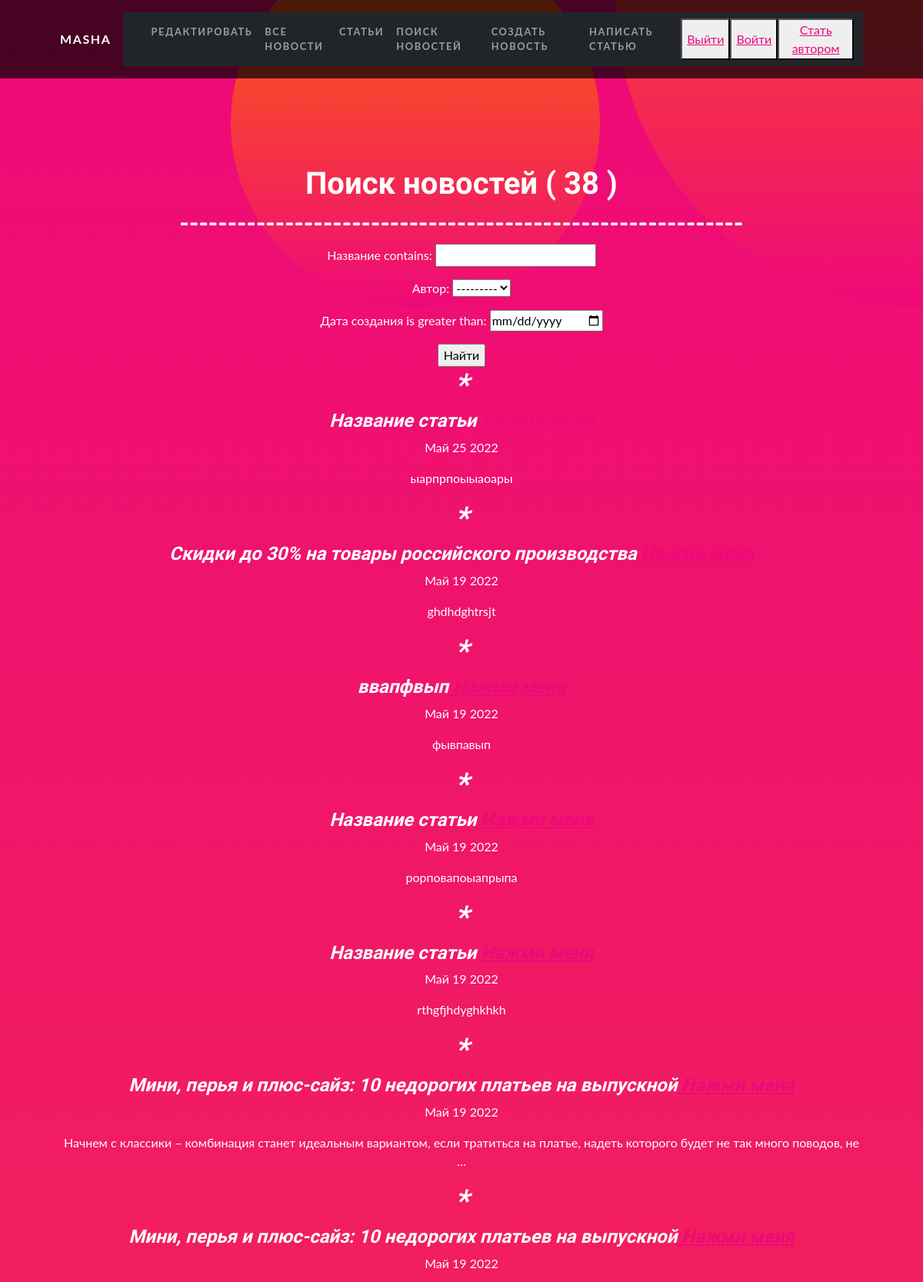
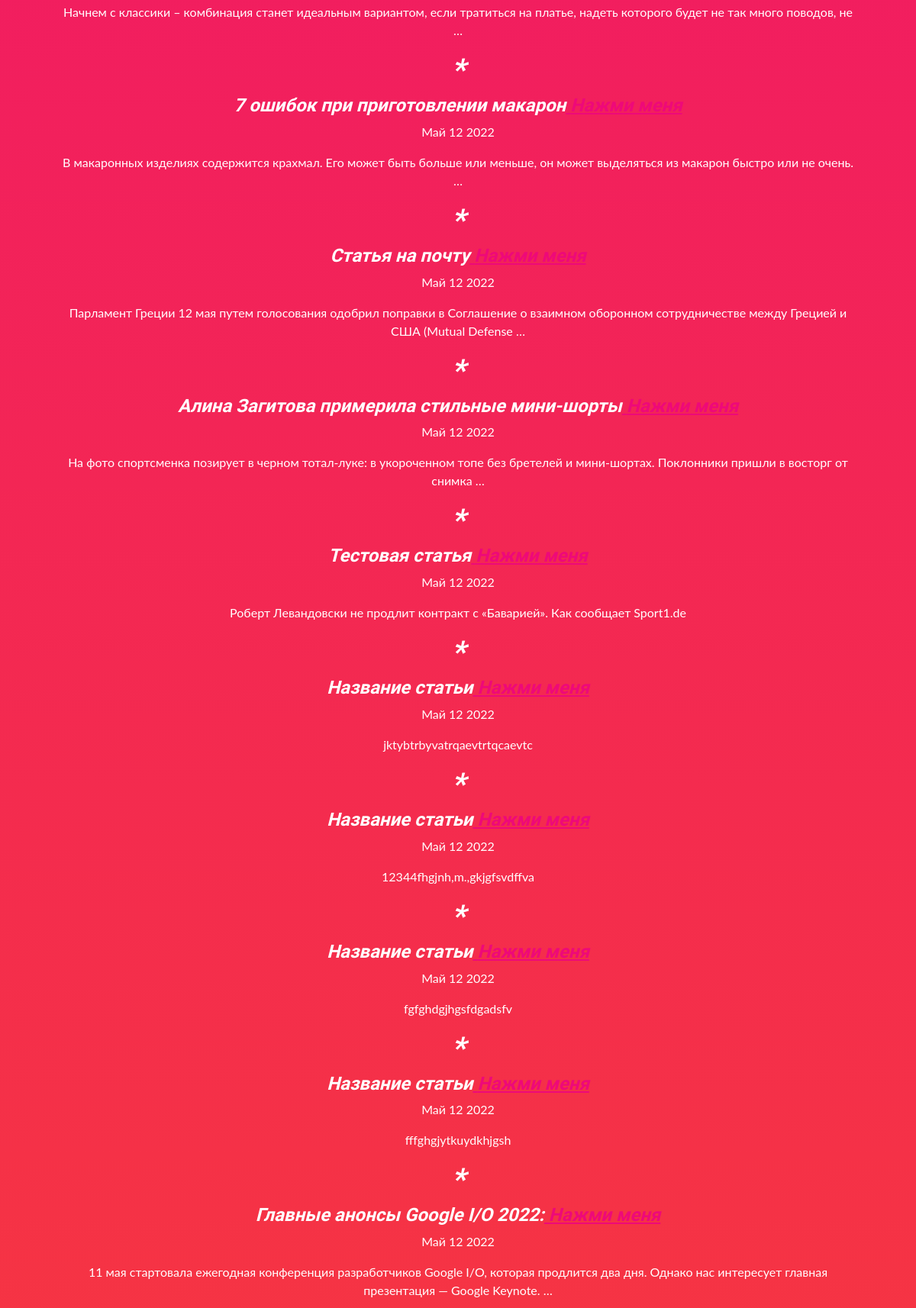
/news/search/ (signed in, upper part), run on the app's committed database (2 pictures, top to bottom).
### news/models.py (models this page shows, shortened)
class Post(models.Model):
    author = models.ForeignKey(Author, on_delete=models.CASCADE, verbose_name='Автор')
    NEWS = 'NW'
    ARTICLE = 'AR'
    CATEGORY_CHOICES = (
        ('NW', 'Новость'),
        ('AR', 'Статья'),
    )
    categoryType = models.CharField(max_length=2, choices=CATEGORY_CHOICES, default='AR')
    ti = models.DateTimeField(auto_now_add=True, verbose_name='Дата создания')
    postCategory = models.ManyToManyField('Category', through='PostCategory', verbose_name='Категория')
    title = models.CharField(max_length=128, default="Название статьи", verbose_name='Название')
    content = models.TextField(verbose_name='Текст')
    rating = models.SmallIntegerField(default=0, verbose_name='Рейтинг')
    class Meta:
        verbose_name = 'Новость'
        verbose_name_plural = 'Новости'

### news/views.py (the view)
# urls.py: path('search/', PostListSearch.as_view(), name='news_search'),
class PostListSearch(LoginRequiredMixin, ListView):
    model = Post
    ordering = '-ti'
    template_name = 'newsSearch.html'
    context_object_name = 'posts'
    def get_queryset(self):
        queryset = super().get_queryset()
        self.filterset = PostFilter(self.request.GET, queryset)
        return self.filterset.qs
    def get_context_data(self, **kwargs):
        context = super().get_context_data(**kwargs)
        context['time_now'] = datetime.utcnow()
        context['filterset'] = self.filterset
        context['is_not_authors'] = not self.request.user.groups.filter(name='authors').exists()
        return context

### news/models.py (called while the page is built)
    def __str__(self):
        return f'{self.authorUser}'

### news/templatetags/custom_filters.py (called while the page is built)
@register.filter()
def censor(value):
   badWords = ['животное', 'Животное', 'Нацики', 'нацики', 'Киев', 'киев', 'Бойцы']
   """
   value: значение, к которому нужно применить фильтр

   """
   for word in badWords:
      value = value.replace(word, word[:1]+'*' * (len(word)-1))
   return f'{value}'

### templates/newsSearch.html (shortened to what this page needs)
{% extends 'flatpages/default.html' %}
{% load custom_filters %}
{% block content %}
<h1>Поиск новостей ( {{ posts|length}} ) </h1>
<h2>-----------------------------------------------------------</h2>
<form action="" method="get">
    {{filterset.form.as_p }}
    <input type="submit" value="Найти">
</form>
    {% for post in posts %}
    <i><h1>*</h1><h4>{{ post.title|censor }}<a href="/news/{{ post.id }}"> Нажми меня </a> </h4></i>
    <a>{{ post.ti|date:'M d Y' }}</a><p></p>
    <a>{{ post.content|truncatewords:20|censor}}</a><p></p>
    {% endfor %}
{% endblock content %}

### templates/flatpages/default.html (shortened to what this page needs)
<!DOCTYPE html>
<html lang="en">
    <head>
        {% load static %}
        <link href="{% static 'css/styles.css' %}" rel="stylesheet" />
    </head>
    <body id="page-top">
        <nav class="navbar navbar-expand-lg navbar-dark navbar-custom fixed-top">
            <div class="container px-5">
                <a class="navbar-brand" href="#page-top"> {{request.user.username}}</a>
                <div class="collapse navbar-collapse" id="navbarResponsive">
                    <nav class="navbar navbar-expand-lg navbar-dark bg-dark static-top">
                        <div class="container">
                            <div class="collapse navbar-collapse" >
                                <ul class="navbar-nav ml-auto">
                                   <li class="nav-item">
                                        <a class="nav-link" href="/sign/user-detail/">Редактировать {{request.user.first_name}}</a>
                                   </li>
                                    <li class="nav-item">
                                        <a class="nav-link" href="/news/">Все Новости</a>
                                    </li>
                                  <li class="nav-item">
                                        <a class="nav-link" href="/articles/?categoryType=AR">Статьи</a>
                                    </li>
                                    <li class="nav-item">
                                        <a class="nav-link" href="/news/search/">Поиск новостей</a>
                                    </li>
                                    <li class="nav-item">
                                        <a class="nav-link" href="/news/create/">Создать новость</a>
                                    </li>
                                    <li class="nav-item">
                                        <a class="nav-link" href="/articles/create/">Написать статью</a>
                                    </li>
                                    <button> <a href="/sign/logout/">Выйти</a> </button>
                                    <button> <a href="/accounts/login/">Войти</a> </button>
                                    {% if is_not_authors %}
                                        <button> <a href="/sign/upgrade/"> Стать автором </a> </button>
                                    {% endif %}
                                </ul>
                            </div>
                        </div>
                    </nav>
                </div>
            </div>
        </nav>
        <header class="masthead text-center text-white">
            <div class="masthead-content">
                <div class="container px-5">
                    {% block content %}{% endblock content %}
                </div>
            </div>
            <div class="bg-circle-2 bg-circle"></div>
            <div class="bg-circle-4 bg-circle"></div>
        </header>
    </body>
</html>

### data on the page
Post: title|censor "Название статьи", ti "Май 25 2022", content|censor "ыарпрпоыыаоары"
Post: title|censor "Скидки до 30% на товары российского производства", ti "Май 19 2022", content|censor "ghdhdghtrsjt"
Post: title|censor "ввапфвып", ti "Май 19 2022", content|censor "фывпавып"
Post: title|censor "Название статьи", ti "Май 19 2022", content|censor "рорповапоыапрыпа"
Post: title|censor "Название статьи", ti "Май 19 2022", content|censor "rthgfjhdyghkhkh"
Post: title|censor "Мини, перья и плюс-сайз: 10 недорогих платьев на выпускной", ti "Май 19 2022", content|censor "Начнем с классики – комбинация станет идеальным вариантом, если тратиться на платье, надеть которого будет не так много поводов, не …"
Post: title|censor "Мини, перья и плюс-сайз: 10 недорогих платьев на выпускной", ti "Май 19 2022", content|censor "Начнем с классики – комбинация станет идеальным вариантом, если тратиться на платье, надеть которого будет не так много поводов, не …"
Post: title|censor "7 ошибок при приготовлении макарон", ti "Май 12 2022", content|censor "В макаронных изделиях содержится крахмал. Его может быть больше или меньше, он может выделяться из макарон быстро или не очень. …"
Post: title|censor "Статья на почту", ti "Май 12 2022", content|censor "Парламент Греции 12 мая путем голосования одобрил поправки в Соглашение о взаимном оборонном сотрудничестве между Грецией и США (Mutual Defense …"
Post: title|censor "Алина Загитова примерила стильные мини-шорты", ti "Май 12 2022", content|censor "На фото спортсменка позирует в черном тотал-луке: в укороченном топе без бретелей и мини-шортах. Поклонники пришли в восторг от снимка …"
Post: title|censor "Тестовая статья", ti "Май 12 2022", content|censor "Роберт Левандовски не продлит контракт с «Баварией». Как сообщает Sport1.de"
Post: title|censor "Название статьи", ti "Май 12 2022", content|censor "jktybtrbyvatrqaevtrtqcaevtc"
Post: title|censor "Название статьи", ti "Май 12 2022", content|censor "12344fhgjnh,m.,gkjgfsvdffva"
Post: title|censor "Название статьи", ti "Май 12 2022", content|censor "fgfghdgjhgsfdgadsfv"
Post: title|censor "Название статьи", ti "Май 12 2022", content|censor "fffghgjytkuydkhjgsh"
Post: title|censor "Главные анонсы Google I/O 2022:", ti "Май 12 2022", content|censor "11 мая стартовала ежегодная конференция разработчиков Google I/O, которая продлится два дня. Однако нас интересует главная презентация — Google Keynote. …"

### other printed values
{{ request.user.username }} "MASHA"
{{ posts|length }} "38"
